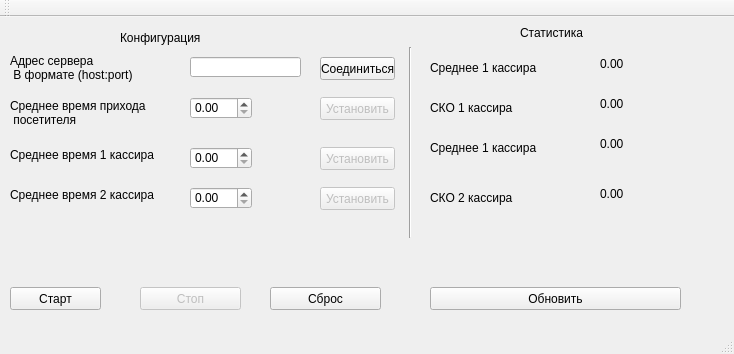
<?xml version="1.0" encoding="UTF-8"?>
<ui version="4.0">
 <class>MainWindow</class>
 <widget class="QMainWindow" name="MainWindow">
  <property name="geometry">
   <rect>
    <x>0</x>
    <y>0</y>
    <width>734</width>
    <height>354</height>
   </rect>
  </property>
  <property name="windowTitle">
   <string>MainWindow</string>
  </property>
  <widget class="QWidget" name="centralWidget">
   <widget class="QPushButton" name="startModelingButton">
    <property name="geometry">
     <rect>
      <x>10</x>
      <y>270</y>
      <width>91</width>
      <height>23</height>
     </rect>
    </property>
    <property name="text">
     <string>Старт</string>
    </property>
   </widget>
   <widget class="QPushButton" name="stopModelingButton">
    <property name="enabled">
     <bool>false</bool>
    </property>
    <property name="geometry">
     <rect>
      <x>140</x>
      <y>270</y>
      <width>101</width>
      <height>23</height>
     </rect>
    </property>
    <property name="text">
     <string>Стоп</string>
    </property>
   </widget>
   <widget class="QPushButton" name="clearParametersButton">
    <property name="geometry">
     <rect>
      <x>270</x>
      <y>270</y>
      <width>111</width>
      <height>23</height>
     </rect>
    </property>
    <property name="text">
     <string>Сброс</string>
    </property>
   </widget>
   <widget class="QDoubleSpinBox" name="firstCashierMeanTimeSpin">
    <property name="geometry">
     <rect>
      <x>190</x>
      <y>130</y>
      <width>62</width>
      <height>22</height>
     </rect>
    </property>
   </widget>
   <widget class="QDoubleSpinBox" name="secondCashierMeanTimeSpin">
    <property name="geometry">
     <rect>
      <x>190</x>
      <y>170</y>
      <width>62</width>
      <height>22</height>
     </rect>
    </property>
   </widget>
   <widget class="QLabel" name="firstCashierLabel">
    <property name="geometry">
     <rect>
      <x>10</x>
      <y>130</y>
      <width>161</width>
      <height>16</height>
     </rect>
    </property>
    <property name="text">
     <string>Среднее время 1 кассира</string>
    </property>
   </widget>
   <widget class="QLabel" name="secondCashierLabel">
    <property name="geometry">
     <rect>
      <x>10</x>
      <y>170</y>
      <width>161</width>
      <height>16</height>
     </rect>
    </property>
    <property name="text">
     <string>Среднее время 2 кассира</string>
    </property>
   </widget>
   <widget class="QPushButton" name="setFirstCashierButton">
    <property name="enabled">
     <bool>false</bool>
    </property>
    <property name="geometry">
     <rect>
      <x>320</x>
      <y>130</y>
      <width>75</width>
      <height>23</height>
     </rect>
    </property>
    <property name="text">
     <string>Установить</string>
    </property>
   </widget>
   <widget class="QPushButton" name="setSecondCashierButton">
    <property name="enabled">
     <bool>false</bool>
    </property>
    <property name="geometry">
     <rect>
      <x>320</x>
      <y>170</y>
      <width>75</width>
      <height>23</height>
     </rect>
    </property>
    <property name="text">
     <string>Установить</string>
    </property>
   </widget>
   <widget class="QLabel" name="meanTimeLabel">
    <property name="geometry">
     <rect>
      <x>10</x>
      <y>80</y>
      <width>201</width>
      <height>31</height>
     </rect>
    </property>
    <property name="text">
     <string>Среднее время прихода 
 посетителя</string>
    </property>
   </widget>
   <widget class="QDoubleSpinBox" name="meanCustomerTime">
    <property name="geometry">
     <rect>
      <x>190</x>
      <y>80</y>
      <width>62</width>
      <height>22</height>
     </rect>
    </property>
   </widget>
   <widget class="QPushButton" name="setCustomerMeanButton">
    <property name="enabled">
     <bool>false</bool>
    </property>
    <property name="geometry">
     <rect>
      <x>320</x>
      <y>80</y>
      <width>75</width>
      <height>23</height>
     </rect>
    </property>
    <property name="text">
     <string>Установить</string>
    </property>
   </widget>
   <widget class="QLabel" name="addressLabel">
    <property name="geometry">
     <rect>
      <x>10</x>
      <y>30</y>
      <width>151</width>
      <height>41</height>
     </rect>
    </property>
    <property name="text">
     <string>Адрес сервера
 В формате (host:port)</string>
    </property>
   </widget>
   <widget class="QLineEdit" name="serverAddressEdit">
    <property name="geometry">
     <rect>
      <x>190</x>
      <y>40</y>
      <width>111</width>
      <height>20</height>
     </rect>
    </property>
   </widget>
   <widget class="QPushButton" name="connectServerButton">
    <property name="geometry">
     <rect>
      <x>320</x>
      <y>40</y>
      <width>75</width>
      <height>23</height>
     </rect>
    </property>
    <property name="text">
     <string>Соединиться</string>
    </property>
   </widget>
   <widget class="QLabel" name="configurationLabel">
    <property name="geometry">
     <rect>
      <x>120</x>
      <y>10</y>
      <width>91</width>
      <height>21</height>
     </rect>
    </property>
    <property name="text">
     <string>Конфигурация</string>
    </property>
   </widget>
   <widget class="Line" name="line">
    <property name="geometry">
     <rect>
      <x>400</x>
      <y>30</y>
      <width>20</width>
      <height>191</height>
     </rect>
    </property>
    <property name="orientation">
     <enum>Qt::Vertical</enum>
    </property>
   </widget>
   <widget class="QLabel" name="statsLabel">
    <property name="geometry">
     <rect>
      <x>520</x>
      <y>5</y>
      <width>91</width>
      <height>21</height>
     </rect>
    </property>
    <property name="text">
     <string>Статистика</string>
    </property>
   </widget>
   <widget class="QPushButton" name="statsUpdateButton">
    <property name="geometry">
     <rect>
      <x>430</x>
      <y>270</y>
      <width>251</width>
      <height>23</height>
     </rect>
    </property>
    <property name="text">
     <string>Обновить</string>
    </property>
   </widget>
   <widget class="QLabel" name="firstMeanLabel">
    <property name="geometry">
     <rect>
      <x>430</x>
      <y>40</y>
      <width>141</width>
      <height>21</height>
     </rect>
    </property>
    <property name="text">
     <string>Среднее 1 кассира</string>
    </property>
   </widget>
   <widget class="QLabel" name="firstSTDLabel">
    <property name="geometry">
     <rect>
      <x>430</x>
      <y>80</y>
      <width>141</width>
      <height>21</height>
     </rect>
    </property>
    <property name="text">
     <string>СКО 1 кассира</string>
    </property>
   </widget>
   <widget class="QLabel" name="secondMeanLabel">
    <property name="geometry">
     <rect>
      <x>430</x>
      <y>120</y>
      <width>141</width>
      <height>21</height>
     </rect>
    </property>
    <property name="text">
     <string>Среднее 1 кассира</string>
    </property>
   </widget>
   <widget class="QLabel" name="secondSTDLabel">
    <property name="geometry">
     <rect>
      <x>430</x>
      <y>170</y>
      <width>141</width>
      <height>21</height>
     </rect>
    </property>
    <property name="text">
     <string>СКО 2 кассира</string>
    </property>
   </widget>
   <widget class="QLabel" name="firstMeanValue">
    <property name="geometry">
     <rect>
      <x>600</x>
      <y>40</y>
      <width>47</width>
      <height>13</height>
     </rect>
    </property>
    <property name="text">
     <string>0.00</string>
    </property>
   </widget>
   <widget class="QLabel" name="firstSTDValue">
    <property name="geometry">
     <rect>
      <x>600</x>
      <y>80</y>
      <width>47</width>
      <height>13</height>
     </rect>
    </property>
    <property name="text">
     <string>0.00</string>
    </property>
   </widget>
   <widget class="QLabel" name="secondMeanValue">
    <property name="geometry">
     <rect>
      <x>600</x>
      <y>120</y>
      <width>47</width>
      <height>13</height>
     </rect>
    </property>
    <property name="text">
     <string>0.00</string>
    </property>
   </widget>
   <widget class="QLabel" name="secondSTDValue">
    <property name="geometry">
     <rect>
      <x>600</x>
      <y>170</y>
      <width>47</width>
      <height>13</height>
     </rect>
    </property>
    <property name="text">
     <string>0.00</string>
    </property>
   </widget>
  </widget>
  <widget class="QToolBar" name="mainToolBar">
   <attribute name="toolBarArea">
    <enum>TopToolBarArea</enum>
   </attribute>
   <attribute name="toolBarBreak">
    <bool>false</bool>
   </attribute>
  </widget>
  <widget class="QStatusBar" name="statusBar"/>
 </widget>
 <layoutdefault spacing="6" margin="11"/>
 <resources/>
 <connections/>
</ui>
